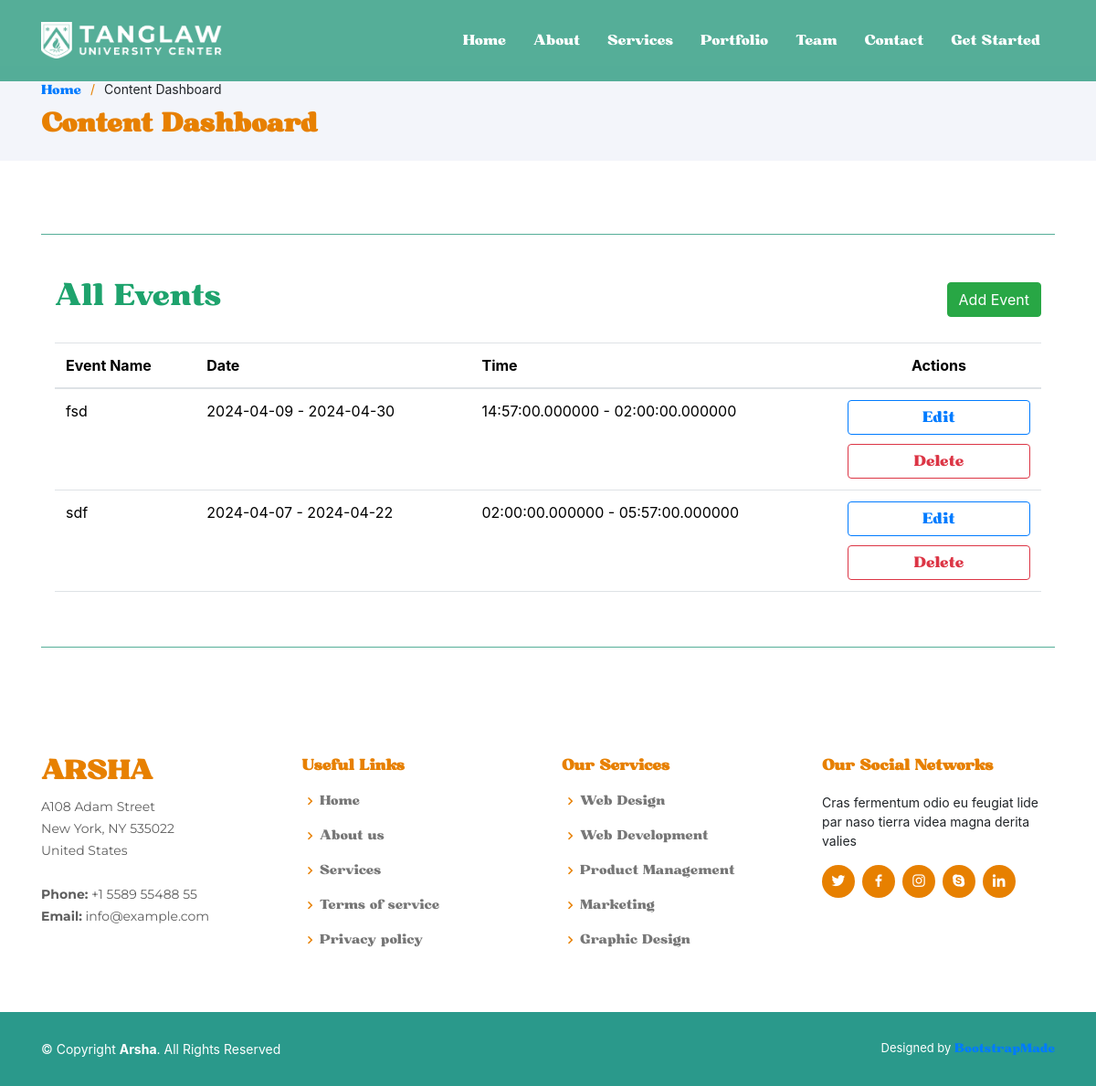
/admin/contentDashboard.php (signed in), run on the app's committed database.
### tables this page shows
CREATE TABLE `events` (
  `event_image` blob NOT NULL,
  `event_name` varchar(255) NOT NULL,
  `event_location` varchar(255) NOT NULL,
  `event_contact_person` varchar(255) NOT NULL,
  `event_contact` int(11) NOT NULL,
  `event_date_start` date NOT NULL,
  `event_date_end` date NOT NULL,
  `event_time_start` time(6) NOT NULL,
  `event_time_end` time(6) NOT NULL,
  `event_content` varchar(255) NOT NULL,
  `event_id` int(6) NOT NULL
);

### admin/contentDashboard.php (the view, shortened to what this page needs)
<!DOCTYPE html>
<html lang="en">
<head>
  <link href="../assets/vendor/aos/aos.css" rel="stylesheet">
  <link href="../assets/vendor/bootstrap/css/bootstrap.min.css" rel="stylesheet">
  <link href="../assets/vendor/bootstrap-icons/bootstrap-icons.css" rel="stylesheet">
  <link href="../assets/vendor/boxicons/css/boxicons.min.css" rel="stylesheet">
  <link href="../assets/vendor/glightbox/css/glightbox.min.css" rel="stylesheet">
  <link href="../assets/vendor/remixicon/remixicon.css" rel="stylesheet">
  <link href="../assets/vendor/swiper/swiper-bundle.min.css" rel="stylesheet">
  <link rel="stylesheet" href="https://stackpath.bootstrapcdn.com/bootstrap/4.5.2/css/bootstrap.min.css">
  <link href="../assets/css/style.css" rel="stylesheet">
  <link href="../assets/css/font.css" rel="stylesheet">
  <link rel="stylesheet" href="https://stackpath.bootstrapcdn.com/bootstrap/4.5.2/css/bootstrap.min.css">
</head>
<?php
    require_once("../db-connector.php");
    $query = "SELECT * FROM events";
    $stmt = $pdo_obj->query($query);
    $events = $stmt->fetchAll(PDO::FETCH_ASSOC);
?>
<body>
  <header id="header" class="fixed-top header-inner-pages">
    <div class="container d-flex align-items-center">
    <a href="index.php" class="logo me-auto"><img src="../assets/img/logo.png" alt="" class="img-fluid"></a>
      <nav id="navbar" class="navbar">
        <ul>
          <li><a class="nav-link scrollto " href="#hero">Home</a></li>
          <li><a class="nav-link scrollto" href="#about">About</a></li>
          <li><a class="nav-link scrollto" href="#services">Services</a></li>
          <li><a class="nav-link scrollto" href="#portfolio">Portfolio</a></li>
          <li><a class="nav-link scrollto" href="#team">Team</a></li>
          <li><a class="nav-link scrollto" href="#contact">Contact</a></li>
          <li><a class="getstarted scrollto" href="#about">Get Started</a></li>
        </ul>
      </nav>
    </div>
  </header>
  <main id="main">
    <section id="breadcrumbs" class="breadcrumbs">
      <div class="container">
        <ol>
          <li><a href="../index.php">Home</a></li>
          <li>Content Dashboard</li>
        </ol>
        <h2 class="header-text-2">Content Dashboard</h2>
      </div>
    </section>
    <section class="inner-page">
      <div class="container">
      <div class="line"></div>
    <div class="container table-container">
<br>
<br>
  <div class="d-flex justify-content-between align-items-center">
    <h2 style="color:#1EA36D">All Events</h2>
    <a class="btn btn-success" href="addContent.php">Add Event</a>
  </div>
  <br>
  <table style="margin-bottom:60px;" class="table">
    <thead>
      <tr>
        <th>Event Name</th>
        <th>Date</th>
        <th>Time</th>
        <th style="text-align: center;">Actions</th>
      </tr>
    </thead>
    <tbody>
      <?php foreach ($events as $event): ?>
        <tr>
          <td><?php echo $event['event_name']; ?></td>
          <td><?php echo $event['event_date_start']; ?> - <?php echo $event['event_date_end']; ?></td>
          <td><?php echo $event['event_time_start']; ?> - <?php echo $event['event_time_end']; ?></td>
          <td>
          <a href="editContent.php?id=<?php echo $event['event_id']; ?>"><button style="margin-bottom:10px;" class="btn btn-outline-primary dash-button">Edit</button></a>
          <a href="deleteContent.php?id=<?php echo $event['event_id']; ?>"><button  class="btn btn-outline-danger dash-button">Delete</button>
          </td>
        </tr>
      <?php endforeach; ?>
    </tbody>
  </table>
</div>
      <div class="line"></div>
      </div>
    </section>
  </main>
  <footer id="footer">
    <div class="footer-top">
      <div class="container">
        <div class="row">
          <div class="col-lg-3 col-md-6 footer-contact">
            <h3>Arsha</h3>
            <p>
              A108 Adam Street <br>
              New York, NY 535022<br>
              United States <br><br>
              <strong>Phone:</strong> +1 5589 55488 55<br>
              <strong>Email:</strong> info@example.com<br>
            </p>
          </div>
          <div class="col-lg-3 col-md-6 footer-links">
            <h4>Useful Links</h4>
            <ul>
              <li><i class="bx bx-chevron-right"></i> <a href="#">Home</a></li>
              <li><i class="bx bx-chevron-right"></i> <a href="#">About us</a></li>
              <li><i class="bx bx-chevron-right"></i> <a href="#">Services</a></li>
              <li><i class="bx bx-chevron-right"></i> <a href="#">Terms of service</a></li>
              <li><i class="bx bx-chevron-right"></i> <a href="#">Privacy policy</a></li>
            </ul>
          </div>
          <div class="col-lg-3 col-md-6 footer-links">
            <h4>Our Services</h4>
            <ul>
              <li><i class="bx bx-chevron-right"></i> <a href="#">Web Design</a></li>
              <li><i class="bx bx-chevron-right"></i> <a href="#">Web Development</a></li>
              <li><i class="bx bx-chevron-right"></i> <a href="#">Product Management</a></li>
              <li><i class="bx bx-chevron-right"></i> <a href="#">Marketing</a></li>
              <li><i class="bx bx-chevron-right"></i> <a href="#">Graphic Design</a></li>
            </ul>
          </div>
          <div class="col-lg-3 col-md-6 footer-links">
            <h4>Our Social Networks</h4>
            <p>Cras fermentum odio eu feugiat lide par naso tierra videa magna derita valies</p>
            <div class="social-links mt-3">
              <a href="#" class="twitter"><i class="bx bxl-twitter"></i></a>
              <a href="#" class="facebook"><i class="bx bxl-facebook"></i></a>
              <a href="#" class="instagram"><i class="bx bxl-instagram"></i></a>
              <a href="#" class="google-plus"><i class="bx bxl-skype"></i></a>
              <a href="#" class="linkedin"><i class="bx bxl-linkedin"></i></a>
            </div>
          </div>
        </div>
      </div>
    </div>
    <div class="container footer-bottom clearfix">
      <div class="copyright">
        &copy; Copyright <strong><span>Arsha</span></strong>. All Rights Reserved
      </div>
      <div class="credits">
        Designed by <a href="https://bootstrapmade.com/">BootstrapMade</a>
      </div>
    </div>
  </footer>
</body>
</html>

### assets/css/style.css (style rules this page uses)
body { font-family: "Montserrat"; color: #444444; }
a { color: #e78000; text-decoration: none; font-family: "Bugaki"; }
h1, h2, h3, h4, h5, h6 { font-family: "Bugaki"; }
#header { transition: all 0.5s; z-index: 997; padding: 15px 0; }
#header.header-scrolled, #header.header-inner-pages { background: rgba(67, 166, 141, 0.9); }
#header .logo { font-size: 30px; margin: 0; padding: 0; line-height: 1; font-weight: 500; letter-spacing: 2px; text-transform: uppercase; }
#header .logo img { max-height: 40px; }
.navbar { padding: 0; }
.navbar ul { margin: 0; padding: 0; display: flex; list-style: none; align-items: center; }
.navbar li { position: relative; }
.navbar a, .navbar a:focus { display: flex; align-items: center; justify-content: space-between; padding: 10px 0 10px 30px; font-size: 15px; font-weight: 500; color: #fff; white-space: nowrap; transition: 0.3s; }
section { padding: 60px 0; overflow: hidden; }
.breadcrumbs { padding: 15px 0; background: #f3f5fa; min-height: 40px; margin-top: 72px; }
.breadcrumbs h2 { font-size: 28px; font-weight: 600; color: #e78000; }
.breadcrumbs ol { display: flex; flex-wrap: wrap; list-style: none; padding: 0 0 10px 0; margin: 0; font-size: 14px; }
.breadcrumbs ol li+li { padding-left: 10px; }
.breadcrumbs ol li+li::before { display: inline-block; padding-right: 10px; color: #e78000; content: "/"; }
#footer { font-size: 14px; background: #2a998b; }
#footer .footer-top { padding: 60px 0 30px 0; background: #fff; }
#footer .footer-top .footer-contact { margin-bottom: 30px; }
#footer .footer-top .footer-contact h3 { font-size: 28px; margin: 0 0 10px 0; padding: 2px 0 2px 0; line-height: 1; text-transform: uppercase; font-weight: 600; color: #e78000; }
#footer .footer-top .footer-contact p { font-size: 14px; line-height: 24px; margin-bottom: 0; font-family: "Montserrat"; color: #5e5e5e; }
#footer .footer-top h4 { font-size: 16px; font-weight: bold; color: #e78000; position: relative; padding-bottom: 12px; }
#footer .footer-top .footer-links { margin-bottom: 30px; }
#footer .footer-top .footer-links ul { list-style: none; padding: 0; margin: 0; }
#footer .footer-top .footer-links ul i { padding-right: 2px; color: #e78000; font-size: 18px; line-height: 1; }
#footer .footer-top .footer-links ul li { padding: 10px 0; display: flex; align-items: center; }
#footer .footer-top .footer-links ul li:first-child { padding-top: 0; }
#footer .footer-top .footer-links ul a { color: #777777; transition: 0.3s; display: inline-block; line-height: 1; }
#footer .footer-top .social-links a { font-size: 18px; display: inline-block; background: #e78000; color: #fff; line-height: 1; padding: 8px 0; margin-right: 4px; border-radius: 50%; text-align: center; width: 36px; height: 36px; transition: 0.3s; }
#footer .footer-bottom { padding-top: 30px; padding-bottom: 30px; color: #fff; }
#footer .copyright { float: left; }
#footer .credits { float: right; font-size: 13px; }
#footer .credits a { transition: 0.3s; }
.line { margin-top: 20px; border-top: 1px solid rgba(67, 166, 141, 0.9); }
.dash-button { display:flex; justify-content:flex-end; width:100%; padding:0 }

### data on the page
events: event_name "fsd", event_date_start "2024-04-09", event_date_end "2024-04-30", event_time_start "14:57:00.000000", event_time_end "02:00:00.000000"
events: event_name "sdf", event_date_start "2024-04-07", event_date_end "2024-04-22", event_time_start "02:00:00.000000", event_time_end "05:57:00.000000"
